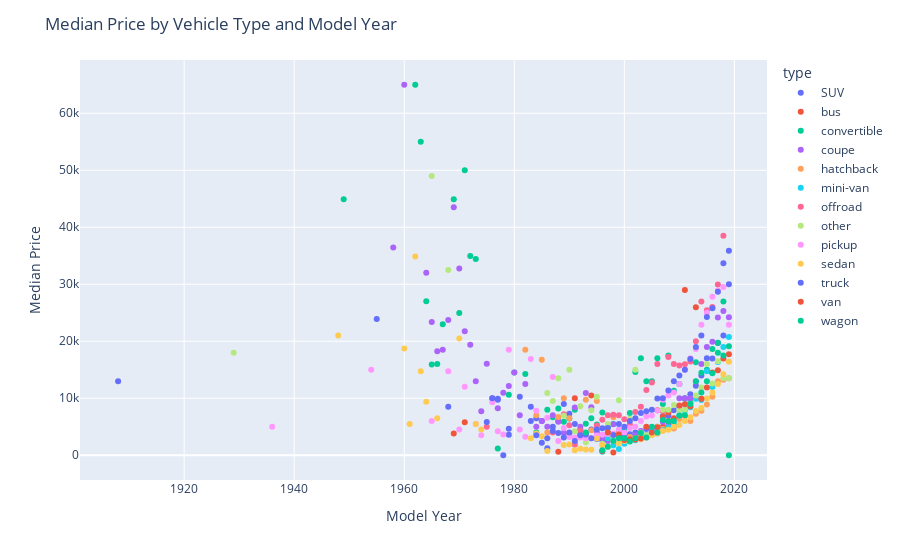

The notebook cell this image was saved under:
### Markdown cell above
##### A scatterplot showing the median price of vehicles by type and model year

### Code cell
# First, we need to calculate the median price for each type and year
avg_price_type_year = vehicles_known_year.groupby(['type', 'model_year'])['price'].median().reset_index()

# Then, we create the scatter plot
fig = px.scatter(avg_price_type_year, x="model_year", y="price", color="type")
fig.update_layout(title_text='Median Price by Vehicle Type and Model Year', xaxis_title='Model Year', yaxis_title='Median Price')
fig.show()

### Figure 1 — Plotly figure (JSON) as saved in the notebook; plotly's stock layout.template omitted (floating-point values rounded to 4 significant figures)
{"data": [{"hovertemplate": "type=SUV<br>model_year=%{x}<br>price=%{y}<extra></extra>", "legendgroup": "SUV", "marker": {"color": "#636efa", "symbol": "circle"}, "mode": "markers", "name": "SUV", "orientation": "v", "showlegend": true, "type": "scatter", "x": [1908, 1977, 1978, 1979, 1983, 1984, 1985, 1986, 1987, 1988, 1989, 1990, 1991, 1992, 1993, 1994, 1995, 1996, 1997, 1998, 1999, 2000, 2001, 2002, 2003, 2004, 2005, 2006, 2007, 2008, 2009, 2010, 2011, 2012, 2013, 2014, 2015, 2016, 2017, 2018, 2019], "xaxis": "x", "y": [12995, 9898.0, 1, 3600, 8500, 6500, 6000, 1234, 5000, 6000, 9000, 7300, 5500, 4500, 3800, 4500, 2832.0, 2682.0, 3972.0, 3500, 3250, 3200, 3700, 3995, 3995, 4600, 4800, 4950, 6900, 6995, 7900, 8495, 9900, 10700, 12200, 13995, 16999, 16995, 19699, 20998, 29990.0], "yaxis": "y"}, {"hovertemplate": "type=bus<br>model_year=%{x}<br>price=%{y}<extra></extra>", "legendgroup": "bus", "marker": {"color": "#EF553B", "symbol": "circle"}, "mode": "markers", "name": "bus", "orientation": "v", "showlegend": true, "type": "scatter", "x": [1991, 1994, 2006, 2007, 2008, 2011], "xaxis": "x", "y": [10000, 10500, 7900, 4995, 7500, 28990], "yaxis": "y"}, {"hovertemplate": "type=convertible<br>model_year=%{x}<br>price=%{y}<extra></extra>", "legendgroup": "convertible", "marker": {"color": "#00cc96", "symbol": "circle"}, "mode": "markers", "name": "convertible", "orientation": "v", "showlegend": true, "type": "scatter", "x": [1962, 1963, 1964, 1965, 1966, 1967, 1969, 1970, 1971, 1972, 1973, 1979, 1980, 1982, 1984, 1986, 1987, 1988, 1989, 1990, 1991, 1992, 1993, 1994, 1995, 1996, 1997, 1998, 1999, 2000, 2001, 2002, 2003, 2004, 2005, 2006, 2007, 2008, 2009, 2010, 2011, 2012, 2013, 2014, 2015, 2016, 2017, 2018, 2019], "xaxis": "x", "y": [64990, 55000, 27000, 15900, 16000, 23000.0, 44900, 24950, 49995, 34950, 34450.0, 10600, 14500, 14250, 3999, 7995, 6688.0, 8200, 5900, 6450, 7995, 3700, 5535, 6500, 5400, 7500, 4999, 5498.0, 4350, 4200, 7425, 14595, 16999, 12995, 13000, 16999, 8999, 17500, 11310.0, 12500.0, 9995, 9250, 16300.0, 14495, 14997, 18656, 19750, 26995, 1], "yaxis": "y"}, {"hovertemplate": "type=coupe<br>model_year=%{x}<br>price=%{y}<extra></extra>", "legendgroup": "coupe", "marker": {"color": "#ab63fa", "symbol": "circle"}, "mode": "markers", "name": "coupe", "orientation": "v", "showlegend": true, "type": "scatter", "x": [1958, 1960, 1964, 1965, 1966, 1967, 1968, 1969, 1970, 1971, 1972, 1973, 1974, 1975, 1976, 1977, 1978, 1979, 1980, 1981, 1982, 1984, 1985, 1986, 1987, 1988, 1989, 1990, 1991, 1992, 1993, 1994, 1995, 1996, 1997, 1998, 1999, 2000, 2001, 2002, 2003, 2004, 2005, 2006, 2007, 2008, 2009, 2010, 2011, 2012, 2013, 2014, 2015, 2016, 2017, 2018, 2019], "xaxis": "x", "y": [36450, 65000, 32000, 23375, 18250, 18500, 23750, 43500, 32750, 21750, 19400, 12999, 7725, 16050, 10000, 8250, 10950, 12150, 14500, 7000, 12500, 4995, 6000, 5000, 7000, 5900, 3950, 3750, 8375, 5000, 10900, 8400, 3995, 3000, 2500, 5425, 3300, 2700, 2995, 3499, 4248.0, 3495, 4500, 4995, 5872.0, 5300, 4995, 9990, 9995, 9999, 12950, 16000, 18994, 19900, 24150, 25300, 24200], "yaxis": "y"}, {"hovertemplate": "type=hatchback<br>model_year=%{x}<br>price=%{y}<extra></extra>", "legendgroup": "hatchback", "marker": {"color": "#FFA15A", "symbol": "circle"}, "mode": "markers", "name": "hatchback", "orientation": "v", "showlegend": true, "type": "scatter", "x": [1982, 1984, 1985, 1986, 1988, 1989, 1990, 1991, 1993, 1994, 1995, 1998, 1999, 2000, 2001, 2002, 2003, 2004, 2005, 2006, 2007, 2008, 2009, 2010, 2011, 2012, 2013, 2014, 2015, 2016, 2017, 2018, 2019], "xaxis": "x", "y": [18500, 6999, 16750, 3999, 6725, 10000, 6500, 2000, 9750, 4400, 9500, 6675, 3900, 2848.0, 3200, 3000, 3175, 3195, 3900, 3800, 4600, 4650, 4675, 6374.0, 6872.0, 6000, 7295, 7800, 8915, 10250.0, 12995, 13250, 13500], "yaxis": "y"}, {"hovertemplate": "type=mini-van<br>model_year=%{x}<br>price=%{y}<extra></extra>", "legendgroup": "mini-van", "marker": {"color": "#19d3f3", "symbol": "circle"}, "mode": "markers", "name": "mini-van", "orientation": "v", "showlegend": true, "type": "scatter", "x": [1996, 1997, 1998, 1999, 2000, 2001, 2002, 2003, 2004, 2005, 2006, 2007, 2008, 2009, 2010, 2011, 2012, 2013, 2014, 2015, 2016, 2017, 2018, 2019], "xaxis": "x", "y": [600, 2995, 1750, 1100, 1999, 2500, 2648.0, 2995, 3498, 4100, 3925, 4388.0, 4900, 5500, 6995, 7795, 8400, 9900, 9700.0, 14750.0, 11995, 16374, 18985, 20748], "yaxis": "y"}, {"hovertemplate": "type=offroad<br>model_year=%{x}<br>price=%{y}<extra></extra>", "legendgroup": "offroad", "marker": {"color": "#FF6692", "symbol": "circle"}, "mode": "markers", "name": "offroad", "orientation": "v", "showlegend": true, "type": "scatter", "x": [1975, 1987, 1989, 1990, 1991, 1992, 1993, 1995, 1996, 1997, 1998, 1999, 2000, 2001, 2002, 2003, 2004, 2005, 2006, 2007, 2008, 2009, 2010, 2011, 2012, 2013, 2014, 2015, 2016, 2017, 2018], "xaxis": "x", "y": [5000, 3998.0, 7200, 5248.0, 1850, 4300, 3500.0, 5200, 6250, 7000, 7125, 7000, 6325, 5400, 7600, 8500, 11450, 12750, 16000, 7750, 17250, 16000, 15750, 15950.0, 16450, 20000, 26995, 25450, 25990.0, 29950, 38500], "yaxis": "y"}, {"hovertemplate": "type=other<br>model_year=%{x}<br>price=%{y}<extra></extra>", "legendgroup": "other", "marker": {"color": "#B6E880", "symbol": "circle"}, "mode": "markers", "name": "other", "orientation": "v", "showlegend": true, "type": "scatter", "x": [1929, 1965, 1968, 1986, 1987, 1988, 1989, 1990, 1991, 1992, 1993, 1994, 1995, 1996, 1997, 1998, 1999, 2001, 2002, 2003, 2004, 2005, 2006, 2007, 2008, 2009, 2010, 2011, 2012, 2013, 2014, 2015, 2016, 2017, 2018, 2019], "xaxis": "x", "y": [18000, 49000, 32500, 10900, 9500, 13500, 6950, 15000, 4200, 8600, 2300, 7900, 10250, 1998.0, 5495, 3250, 9645, 6400, 15000, 3995, 3500, 3745, 4995, 7995, 7995, 8800, 7950, 7995, 8995, 10495, 11900.0, 15995, 12575, 16500.0, 13495, 13499], "yaxis": "y"}, {"hovertemplate": "type=pickup<br>model_year=%{x}<br>price=%{y}<extra></extra>", "legendgroup": "pickup", "marker": {"color": "#FF97FF", "symbol": "circle"}, "mode": "markers", "name": "pickup", "orientation": "v", "showlegend": true, "type": "scatter", "x": [1936, 1954, 1965, 1968, 1970, 1971, 1973, 1974, 1976, 1977, 1978, 1979, 1981, 1982, 1983, 1984, 1986, 1987, 1988, 1989, 1990, 1991, 1992, 1993, 1994, 1995, 1996, 1997, 1998, 1999, 2000, 2001, 2002, 2003, 2004, 2005, 2006, 2007, 2008, 2009, 2010, 2011, 2012, 2013, 2014, 2015, 2016, 2017, 2018, 2019], "xaxis": "x", "y": [5000, 15000, 6000, 14750, 4500, 12000, 5500, 3500, 9300, 4200, 3650, 18500, 4525, 3250, 16900, 7800, 6600, 13750, 2500, 4800, 3200, 3100, 3100, 3000, 3000, 3500, 3600, 3750, 3825, 4500, 3995, 4800, 5000, 5995, 6800, 6995, 7842.0, 9750, 10499, 10995, 12500, 14990, 17000, 18625, 22900, 25000, 27800, 28900, 29499, 22900], "yaxis": "y"}, {"hovertemplate": "type=sedan<br>model_year=%{x}<br>price=%{y}<extra></extra>", "legendgroup": "sedan", "marker": {"color": "#FECB52", "symbol": "circle"}, "mode": "markers", "name": "sedan", "orientation": "v", "showlegend": true, "type": "scatter", "x": [1948, 1960, 1961, 1962, 1963, 1964, 1966, 1970, 1973, 1974, 1983, 1984, 1985, 1986, 1989, 1990, 1991, 1992, 1993, 1994, 1995, 1996, 1997, 1998, 1999, 2000, 2001, 2002, 2003, 2004, 2005, 2006, 2007, 2008, 2009, 2010, 2011, 2012, 2013, 2014, 2015, 2016, 2017, 2018, 2019], "xaxis": "x", "y": [21000, 18750, 5500, 34875, 14750, 9400, 6500, 20500, 5500, 4500, 3000, 3800, 3350, 750, 1800, 1900, 900, 1150, 1005, 950, 2950, 1750, 1500, 2500, 2100, 2495, 2500, 2800, 2800, 3050, 3500, 3850, 4250, 4495, 4995, 5300, 5995, 6650.0, 7772.0, 8300, 9975, 10990.0, 12500, 14220.0, 16400], "yaxis": "y"}, {"hovertemplate": "type=truck<br>model_year=%{x}<br>price=%{y}<extra></extra>", "legendgroup": "truck", "marker": {"color": "#636efa", "symbol": "circle"}, "mode": "markers", "name": "truck", "orientation": "v", "showlegend": true, "type": "scatter", "x": [1955, 1968, 1975, 1976, 1977, 1979, 1981, 1983, 1984, 1985, 1986, 1987, 1988, 1989, 1990, 1991, 1992, 1993, 1994, 1995, 1996, 1997, 1998, 1999, 2000, 2001, 2002, 2003, 2004, 2005, 2006, 2007, 2008, 2009, 2010, 2011, 2012, 2013, 2014, 2015, 2016, 2017, 2018, 2019], "xaxis": "x", "y": [23900, 8500, 5850, 9999, 9750, 4650, 10250, 6000, 3500, 2200, 3000, 4250, 3900, 3125, 4000, 2500, 3500, 3625, 3000, 4500, 4748.0, 4800, 3550, 5500, 5000, 6000, 6500, 7400, 7732.0, 7992.0, 9950, 10000, 11370.0, 12990.0, 13995, 14995, 16900, 18995, 20990, 24250, 25777, 28693, 33699, 35898], "yaxis": "y"}, {"hovertemplate": "type=van<br>model_year=%{x}<br>price=%{y}<extra></extra>", "legendgroup": "van", "marker": {"color": "#EF553B", "symbol": "circle"}, "mode": "markers", "name": "van", "orientation": "v", "showlegend": true, "type": "scatter", "x": [1969, 1971, 1988, 1996, 1997, 1998, 1999, 2000, 2001, 2002, 2003, 2004, 2005, 2006, 2007, 2008, 2009, 2010, 2011, 2012, 2013, 2014, 2015, 2016, 2017, 2018, 2019], "xaxis": "x", "y": [3800, 5800, 600, 750, 3990, 500, 3650, 2672.0, 2825, 2750, 2948.0, 4998, 3995, 4900, 6748.0, 5995, 6495, 8750, 8950.0, 8600, 25950, 9898.0, 11875, 14497, 14900, 16995, 17730.0], "yaxis": "y"}, {"hovertemplate": "type=wagon<br>model_year=%{x}<br>price=%{y}<extra></extra>", "legendgroup": "wagon", "marker": {"color": "#00cc96", "symbol": "circle"}, "mode": "markers", "name": "wagon", "orientation": "v", "showlegend": true, "type": "scatter", "x": [1949, 1977, 1993, 1996, 1997, 1998, 1999, 2000, 2001, 2002, 2003, 2004, 2005, 2006, 2007, 2008, 2009, 2010, 2011, 2012, 2013, 2014, 2015, 2016, 2017, 2018, 2019], "xaxis": "x", "y": [44900, 1200, 4000, 900, 1500, 2495, 2988, 2995, 2395, 2995, 3922.0, 3098.0, 4995, 3995, 6199, 5950, 5995, 6995, 6997, 8995, 12995, 10990.0, 12995, 14399, 17998, 17490.0, 19106], "yaxis": "y"}], "layout": {"legend": {"title": {"text": "type"}, "tracegroupgap": 0}, "margin": {"t": 60}, "title": {"text": "Median Price by Vehicle Type and Model Year"}, "xaxis": {"anchor": "y", "domain": [0, 1], "title": {"text": "Model Year"}}, "yaxis": {"anchor": "x", "domain": [0, 1], "title": {"text": "Median Price"}}}}
